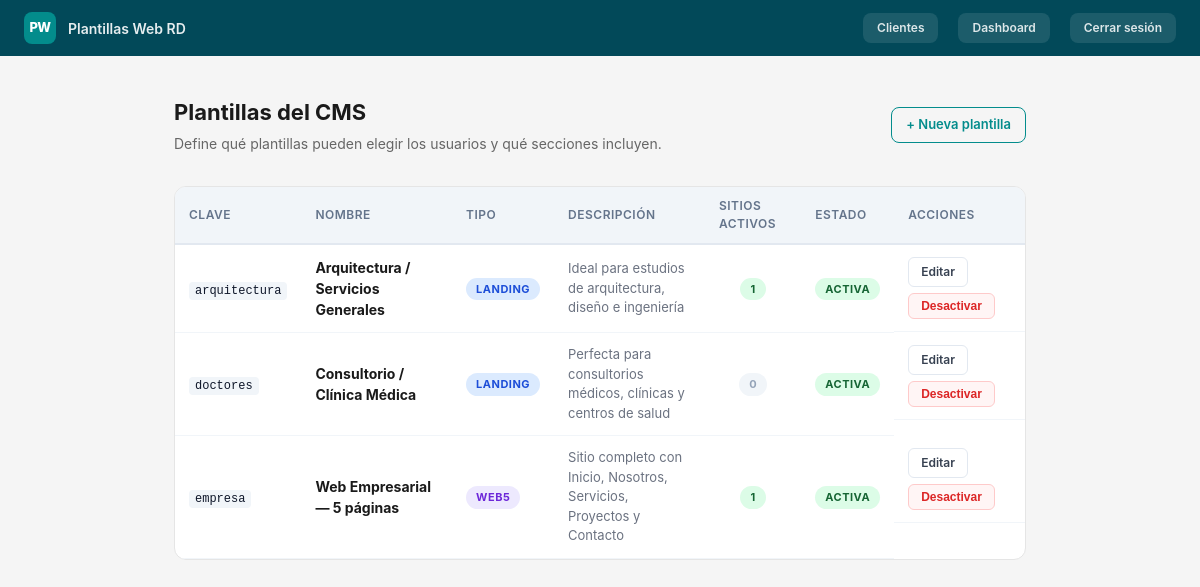
The page /admin/plantillas (signed in) on the database as committed earlier.
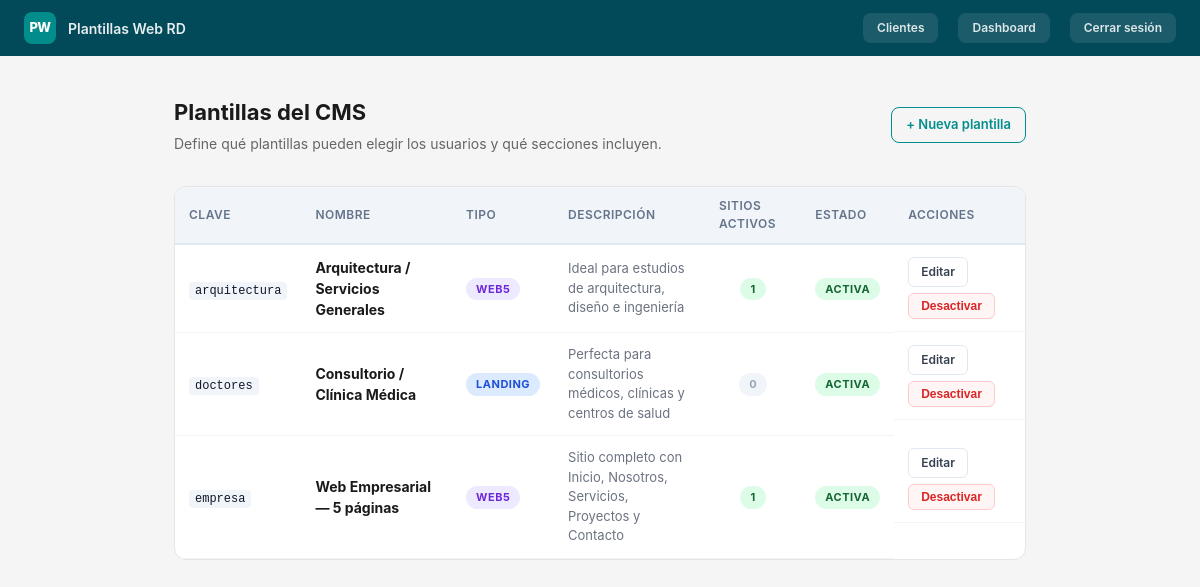
The same page on the database as committed later.
### tables this page shows
CREATE TABLE plantillas (
            id          INTEGER PRIMARY KEY AUTOINCREMENT,
            clave       TEXT    UNIQUE NOT NULL,
            nombre      TEXT    NOT NULL,
            tipo        TEXT    DEFAULT 'landing',
            descripcion TEXT    DEFAULT '',
            preview_img TEXT    DEFAULT '',
            activo      INTEGER DEFAULT 1
        , campos_schema TEXT DEFAULT '{}');

### app.py (the view)
@app.route('/admin/plantillas')
@admin_requerido
def admin_plantillas():
    plantillas = listar_todas_plantillas()
    conteos = {p['id']: contar_sitios_por_plantilla(p['id']) for p in plantillas}
    return render_template('admin_plantillas.html',
                           plantillas=plantillas, conteos=conteos)

### app.py (called while the page is built)
def admin_requerido(f):
    from functools import wraps
    @wraps(f)
    def wrapper(*args, **kwargs):
        if 'usuario' not in session:
            return redirect(url_for('login'))
        if session.get('plan') != 'admin':
            flash('No tienes permisos para acceder a esa sección.', 'error')
            return redirect(url_for('dashboard'))
        return f(*args, **kwargs)
    return wrapper

### db.py (called while the page is built)
def get_db():
    conn = sqlite3.connect(DB_PATH)
    conn.row_factory = sqlite3.Row
    conn.execute("PRAGMA journal_mode=WAL")
    return conn

def listar_todas_plantillas() -> list:
    conn = get_db()
    rows = conn.execute(
        "SELECT * FROM plantillas ORDER BY activo DESC, id"
    ).fetchall()
    conn.close()
    return rows

def contar_sitios_por_plantilla(plantilla_id: int) -> int:
    conn = get_db()
    row = conn.execute(
        "SELECT COUNT(*) as n FROM sitios WHERE plantilla_id=? AND activo=1",
        (plantilla_id,)
    ).fetchone()
    conn.close()
    return row['n'] if row else 0

### templates/admin_plantillas.html (shortened to what this page needs)
<!DOCTYPE html>
<html lang="es">
<head>
  <link rel="stylesheet" href="{{ url_for('static', filename='admin.css') }}"/>
</head>
<body>
<nav class="admin-navbar">
  <div class="navbar-brand">
    <span class="logo-mark sm">PW</span>
    <span class="navbar-title">Plantillas Web RD</span>
  </div>
  <div class="navbar-actions">
    <a href="{{ url_for('admin_clientes') }}" class="btn-logout" style="margin-right:8px;">Clientes</a>
    <a href="{{ url_for('dashboard') }}" class="btn-logout" style="margin-right:8px;">Dashboard</a>
    <a href="{{ url_for('logout') }}" class="btn-logout">Cerrar sesión</a>
  </div>
</nav>
<main class="admin-main">
  <div class="page-header" style="display:flex;align-items:center;justify-content:space-between;flex-wrap:wrap;gap:12px;">
    <div>
      <h1 class="page-title">Plantillas del CMS</h1>
      <p class="page-subtitle">Define qué plantillas pueden elegir los usuarios y qué secciones incluyen.</p>
    </div>
    <a href="{{ url_for('admin_plantilla_nueva') }}" class="btn-admin-panel">
      + Nueva plantilla
    </a>
  </div>
  {% if plantillas %}
  <div class="table-wrap">
    <table class="admin-table">
      <thead>
        <tr>
          <th>Clave</th>
          <th>Nombre</th>
          <th>Tipo</th>
          <th>Descripción</th>
          <th>Sitios activos</th>
          <th>Estado</th>
          <th>Acciones</th>
        </tr>
      </thead>
      <tbody>
        {% for p in plantillas %}
        <tr class="{{ '' if p.activo else 'row-inactive' }}">
          <td><code>{{ p.clave }}</code></td>
          <td><strong>{{ p.nombre }}</strong></td>
          <td>
            <span class="badge {{ 'badge-web5' if p.tipo == 'web5' else 'badge-landing' }}">
              {{ p.tipo }}
            </span>
          </td>
          <td style="max-width:260px;color:#6b7280;font-size:13px;">{{ p.descripcion or '—' }}</td>
          <td style="text-align:center;">
            <span class="badge {{ 'badge-success' if conteos[p.id] > 0 else 'badge-muted' }}">
              {{ conteos[p.id] }}
            </span>
          </td>
          <td>
            <span class="badge {{ 'badge-success' if p.activo else 'badge-muted' }}">
              {{ 'Activa' if p.activo else 'Inactiva' }}
            </span>
          </td>
          <td class="cell-actions">
            <a href="{{ url_for('admin_plantilla_editar', plantilla_id=p.id) }}" class="btn-sm">Editar</a>
            <form method="POST"
                  action="{{ url_for('admin_plantilla_toggle', plantilla_id=p.id) }}"
                  style="display:inline;"
                  onsubmit="return confirm('¿{{ 'Desactivar' if p.activo else 'Activar' }} esta plantilla?')">
              <button type="submit" class="btn-sm {{ 'btn-danger' if p.activo else 'btn-success' }}">
                {{ 'Desactivar' if p.activo else 'Activar' }}
              </button>
            </form>
          </td>
        </tr>
        {% endfor %}
      </tbody>
    </table>
  </div>
  {% else %}
  <div class="empty-state">
    <p>No hay plantillas aún. <a href="{{ url_for('admin_plantilla_nueva') }}">Crea la primera.</a></p>
  </div>
  {% endif %}
</main>
</body>
</html>

### static/admin.css (style rules this page uses)
:root { --admin-primary: #024959; --admin-accent: #038C8C; --admin-bg: #F5F5F5; --admin-surface: #FFFFFF; --admin-border: #E5E5E5; --admin-text: #1A1A1A; --admin-muted: #666666; --admin-success: #059669; --admin-error: #DC2626; --admin-warning: #D97706; --admin-info: #0369A1; --radius: 8px; --shadow: 0 1px 4px rgba(0,0,0,0.08); --shadow-md: 0 4px 16px rgba(0,0,0,0.10); --nav-h: 56px; --footer-h: 68px; --sidebar-w: 220px; }
*,*::before,*::after { box-sizing: border-box; margin: 0; padding: 0; }
html { scroll-behavior: smooth; }
body { font-family: -apple-system, BlinkMacSystemFont, 'Segoe UI', Arial, sans-serif; background: var(--admin-bg); color: var(--admin-text); font-size: 14px; line-height: 1.5; -webkit-font-smoothing: antialiased; }
a { color: inherit; text-decoration: none; }
.logo-mark { width: 44px; height: 44px; background: var(--admin-accent); color: #fff; border-radius: var(--radius); display: flex; align-items: center; justify-content: center; font-weight: 800; font-size: 16px; letter-spacing: -0.5px; flex-shrink: 0; }
.logo-mark.sm { width: 32px; height: 32px; font-size: 13px; }
.admin-navbar { position: sticky; top: 0; z-index: 100; height: var(--nav-h); background: var(--admin-primary); display: flex; align-items: center; justify-content: space-between; padding: 0 24px; box-shadow: 0 1px 0 rgba(255,255,255,0.06); }
.navbar-brand { display: flex; align-items: center; gap: 12px; }
.navbar-title { font-weight: 600; font-size: 14px; color: rgba(255,255,255,0.9); }
.navbar-actions { display: flex; align-items: center; gap: 12px; }
.btn-logout { padding: 6px 14px; background: rgba(255,255,255,0.1); color: rgba(255,255,255,0.85); border-radius: var(--radius); font-size: 12px; font-weight: 600; transition: background .2s; }
.admin-main { max-width: 900px; margin: 0 auto; padding: 40px 24px; }
.page-header { margin-bottom: 32px; }
.page-title { font-size: 22px; font-weight: 700; color: var(--admin-text); margin-bottom: 4px; }
.page-subtitle { color: var(--admin-muted); font-size: 14px; }
.btn-admin-panel { font-size: 13px; font-weight: 600; color: var(--admin-accent); padding: 7px 14px; border: 1.5px solid var(--admin-accent); border-radius: var(--radius); transition: background .15s, color .15s; }
.table-wrap { background: var(--admin-surface); border: 1px solid var(--admin-border); border-radius: 12px; overflow: hidden; }

### templates/admin_plantillas.html (style rules this page uses)
.table-wrap { overflow-x: auto; margin-top: 24px; }
.admin-table { width: 100%; border-collapse: collapse; font-size: 14px; }
.admin-table th { background: #f1f5f9; padding: 10px 14px; text-align: left; font-weight: 600; font-size: 12px; text-transform: uppercase; letter-spacing: .5px; color: #64748b; border-bottom: 2px solid #e2e8f0; }
.admin-table td { padding: 12px 14px; border-bottom: 1px solid #f1f5f9; vertical-align: middle; }
.cell-actions { display: flex; gap: 6px; flex-wrap: wrap; }
.badge { display: inline-block; padding: 3px 10px; border-radius: 20px; font-size: 11px; font-weight: 700; text-transform: uppercase; letter-spacing: .5px; }
.badge-web5 { background: #ede9fe; color: #6d28d9; }
.badge-landing { background: #dbeafe; color: #1d4ed8; }
.badge-success { background: #dcfce7; color: #166534; }
.badge-muted { background: #f1f5f9; color: #94a3b8; }
.btn-sm { padding: 5px 12px; border-radius: 6px; font-size: 12px; font-weight: 600; cursor: pointer; border: 1.5px solid #e2e8f0; background: #fff; color: #374151; text-decoration: none; transition: all .2s; }
.btn-danger { border-color: #fecaca; color: #dc2626; background: #fff5f5; }
code { background: #f1f5f9; padding: 2px 6px; border-radius: 4px; font-size: 12px; color: #0f172a; }

Rows that differ between the two databases and show on the page:
changed plantillas "Arquitectura / Servicios Generales": tipo "LANDING" → "WEB5"
